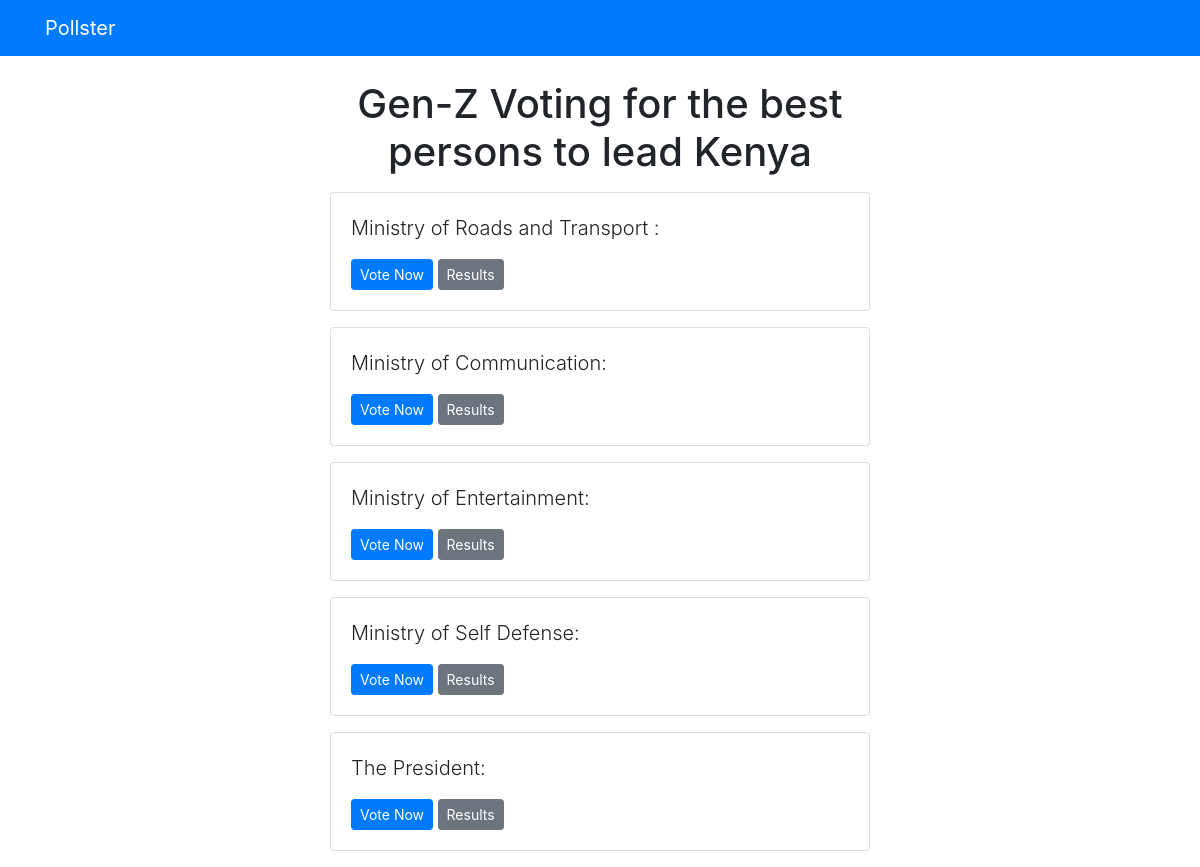
/polls/, run on an earlier commit of the app's database.
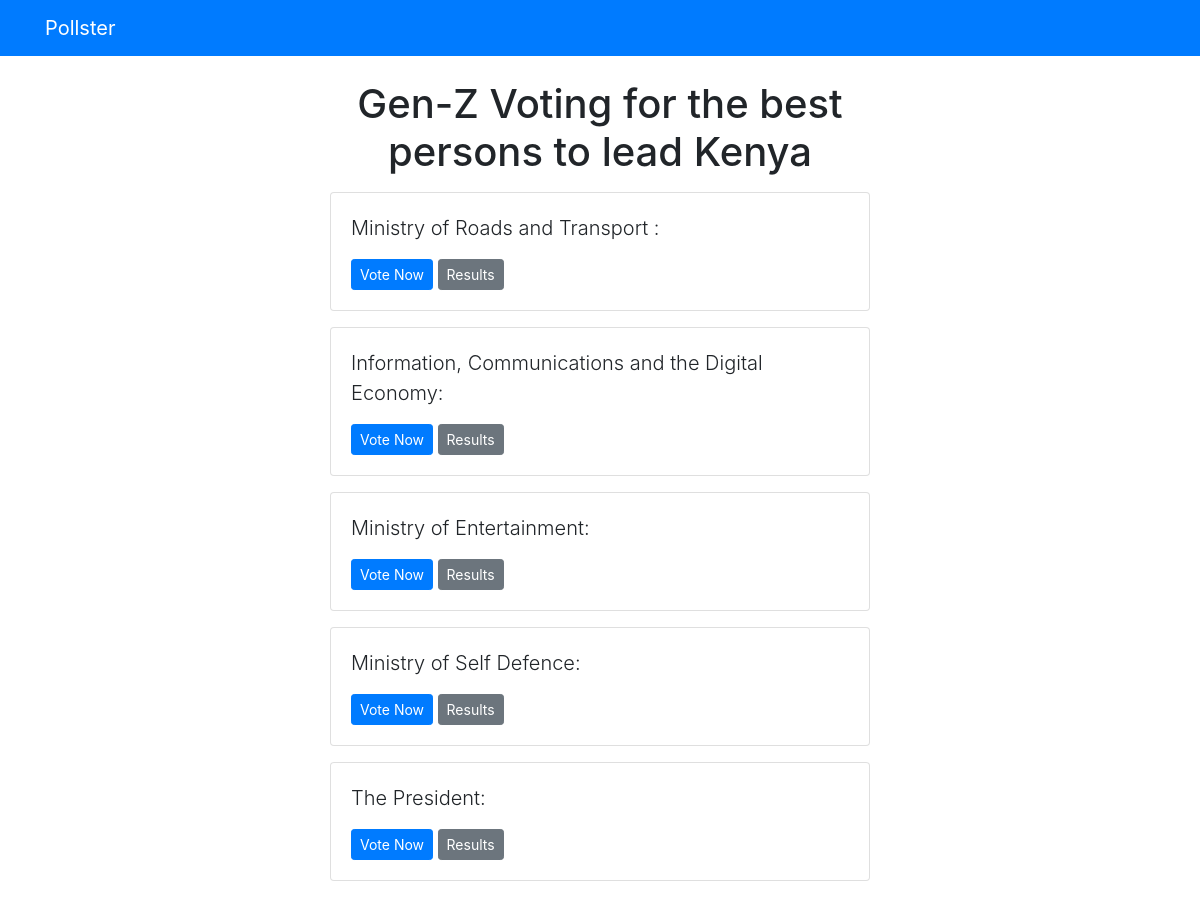
And on a later commit of the database.
### polls/models.py (models this page shows, shortened)
class Question(models.Model):
    question_text = models.CharField(max_length=200)
    pub_date = models.DateTimeField('date published')

### polls/views.py (the view)
# urls.py: path('', views.index, name='index'),
def index(request):
    latest_question_list = Question.objects.order_by('-pub_date')[:5]
    context = {'latest_question_list': latest_question_list}
    return render(request, 'polls/index.html', context)

### templates/polls/index.html
{% extends 'base.html' %} {% block content %}
<h1 class="text-center mb-3">
  Gen-Z Voting for the best persons to lead Kenya
</h1>
{% if latest_question_list %} {% for question in latest_question_list %}
<div class="card mb-3">
  <div class="card-body">
    <p class="lead">{{ question.question_text }}</p>
    <a
      href="{% url 'polls:detail' question.id %}"
      class="btn btn-primary btn-sm"
      >Vote Now</a
    >
    <a
      href="{% url 'polls:results' question.id %}"
      class="btn btn-secondary btn-sm"
      >Results</a
    >
  </div>
</div>
{% endfor %} {% else %}
<p>No polls available</p>
{% endif %} {% endblock %}

What changed in the data, as far as the page shows it:
changed Question: question_text "Ministry of Communication:" → "Information, Communications and the Digital Economy:"
changed Question: question_text "Ministry of Self Defense:" → "Ministry of Self Defence:"
